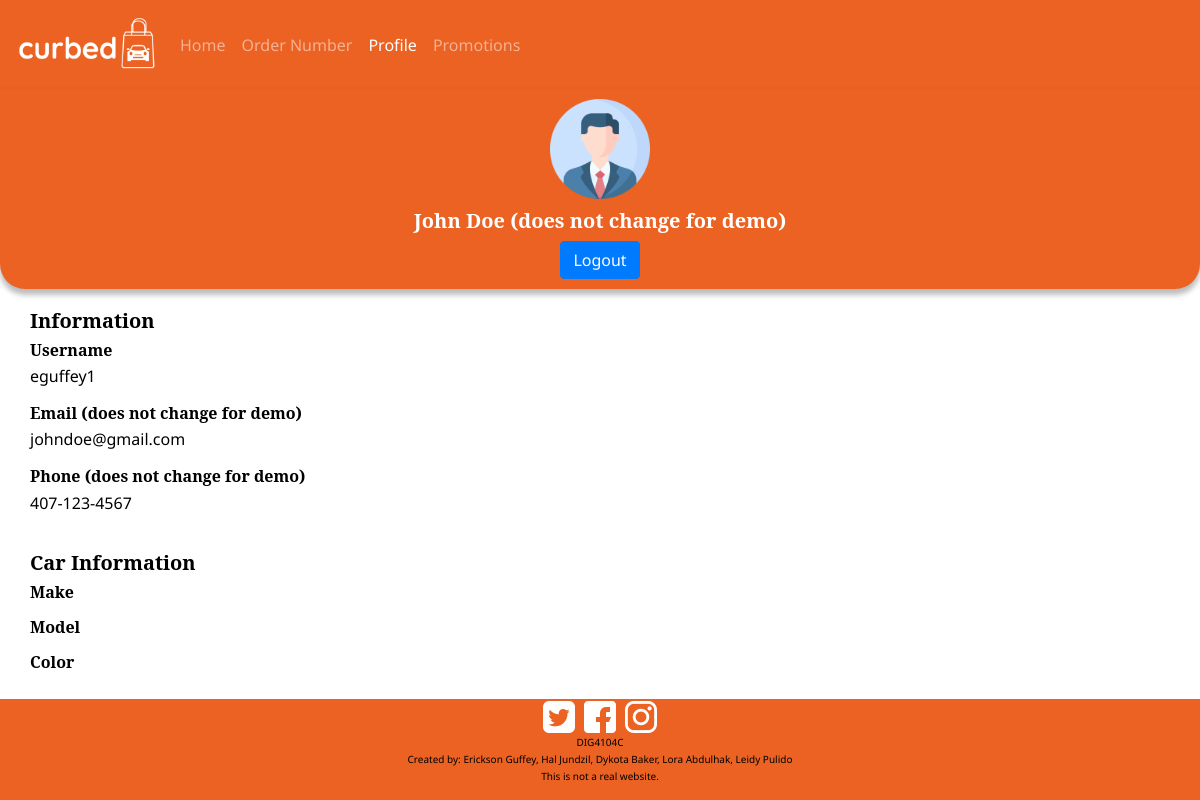
The page /profile.php on the database as committed earlier.
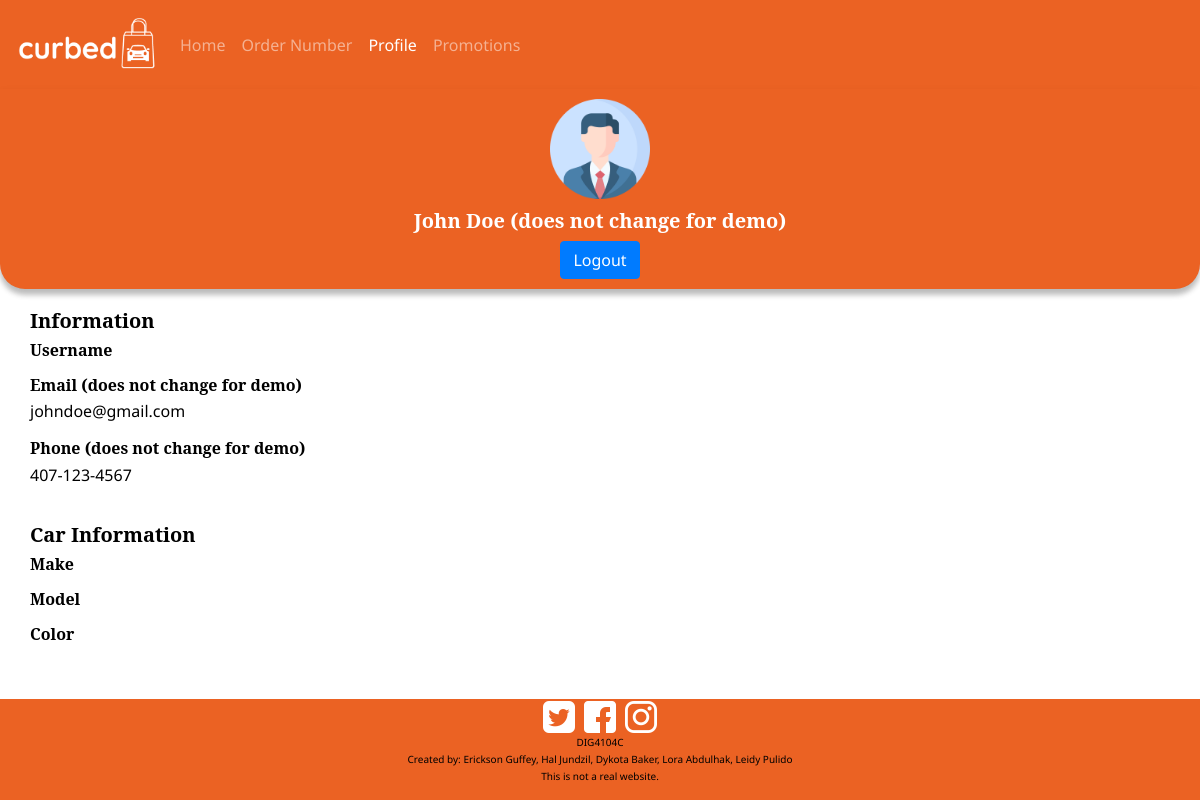
The same page on the database as committed later.
### tables this page shows
CREATE TABLE `users` (
  `id` int(11) NOT NULL,
  `username` varchar(50) NOT NULL,
  `password` varchar(255) NOT NULL,
  `created_at` datetime DEFAULT current_timestamp(),
  `make` varchar(255) NOT NULL,
  `model` varchar(255) NOT NULL,
  `color` varchar(255) NOT NULL
);

### profile.php (the view, shortened to what this page needs)
<?php
require_once "config.php";
$sql = "SELECT username, make, model, color FROM users";
$result = $link->query($sql);
if ($result->num_rows > 0) {
  while($row = $result->fetch_assoc()) {
    $username = $row["username"];
  }
}
?>
<!doctype html>
<html lang="en">
  <head>
    <link rel="stylesheet" href="https://cdn.jsdelivr.net/npm/bootstrap@4.5.3/dist/css/bootstrap.min.css">
    <link rel="stylesheet" href="css/styles.css">
  </head>
  <body>
    <div id="page-container">
    <div id="content-wrap">
     <section id="header">
        <nav class="navbar navbar-expand-lg navbar-dark">
          <a class="navbar-brand" ><img id="logo" src="images/logo.png" width="140px" height="63px"></a>
          <div class="collapse navbar-collapse" id="navbarSupportedContent">
            <ul class="navbar-nav mr-auto">
              <li class="nav-item">
                <a class="nav-link" href="home.php">Home</a>
              </li>
              <li class="nav-item">
                <a class="nav-link" href="status.php">Order Number</a>
              </li>
              <li class="nav-item active">
                <a class="nav-link" href="profile.php">Profile<span class="sr-only">(current)</span></a>
              </li>
              <li class="nav-item">
                <a class="nav-link" href="promo.php">Promotions</a>
              </li>
            </ul>
          </div>
        </nav>
    </section>
  <section id="profile">
    <div id="pro-header">
      <img src="images/profile.png" alt="male avatar icon" width="100px" height="100">
      <h5 id="name">John Doe (does not change for demo)</h5>
      <a href="logout.php"><button class="btn btn-primary">Logout</button></a>
    </div>
    <div id="info">
      <h5>Information</h5>
      <h6 class="h6-info">Username</h6>
      <p><?php echo $username; ?></p>
      <h6 class="h6-info">Email (does not change for demo)</h6>
      <p>johndoe@gmail.com</p>
      <h6 class="h6-info">Phone (does not change for demo)</h6>
      <p>407-123-4567</p>
    </div>
    <div id="car-info">
      <h5>Car Information</h5>
      <h6 class="h6-info">Make</h6>
      <h6 class="h6-info">Model</h6>
      <h6 class="h6-info">Color</h6>
    </div>
  </section>
  </div>
  <footer id="footer">
    <div class="social">
    <a target="_blank" href="#" class="icon-social">
      <img src="images/twitter-sign.png">
    </a>
    <a target="_blank" href="#" class="icon-social">
      <img src="images/facebook.png">
    </a>
    <a target="_blank" href="#" class="icon-social">
      <img src="images/instagram-logo.png">
    </a>
    <div>
      <p class="p-foot">DIG4104C</p>
      <p class="p-foot">Created by: Erickson Guffey, Hal Jundzil, Dykota Baker, Lora Abdulhak, Leidy Pulido</p>
      <p class="p-foot"></p>This is not a real website.</p>
    </div>
   </div>
  </footer>
  </div>
  </body>
</html>

### css/styles.css (style rules this page uses)
body { font-family: 'Noto sans'; color: #000000; }
#page-container { position: relative; min-height: 100vh; }
#content-wrap { padding-bottom: 100px; }
#footer { position: absolute; bottom: 0; width: 100%; background-color: #EB6223; font-size: 10px; }
h1, h2, h3, h4, h5, h6 { font-family: 'Noto Serif'; font-weight: 900; }
#header { background-color:#EB6223; padding: 0px; }
p { font-family:'Noto sans'; }
.social { text-align: center; padding-top: 2px; }
.p-foot { margin: 2px 0px 2px 0px; }
.icon-social { padding: 3px; }
#pro-header { text-align: center; padding: 10px; box-shadow: 0 4px 8px 0 rgba(0, 0, 0, 0.1), 0 6px 5px 0 rgba(0, 0, 0, 0.20); background-color: #EB6223; border-bottom-left-radius: 25px; border-bottom-right-radius: 25px; color: #fff; }
#info { padding:20px 30px 0px 30px; }
#car-info { padding:20px 30px 10px 30px; }
.h6-info { margin-bottom: 4px; }
#name { padding-top: 10px; }

Rows that differ between the two databases and show on the page:
removed users: username "eguffey1"
